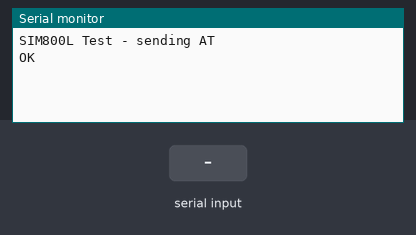
Bench run of a sketch on a simulated Arduino Uno, built with avr-gcc and run on an emulated ATmega328P. Shown: the last lines printed to the serial monitor. The test bench sets the inputs (shaded band). The modem accepts every AT command (registered, SIM ready, sends succeed) and sends nothing else.

Above: at 3.2 s.
3.3 s: "1" received over the second serial link
At 4.5 s:
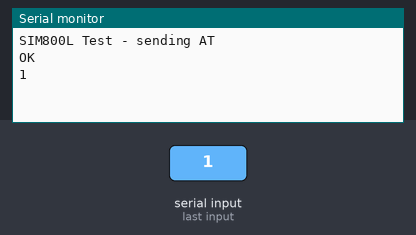
4.8 s: "0" received over the second serial link
At 5.8 s:
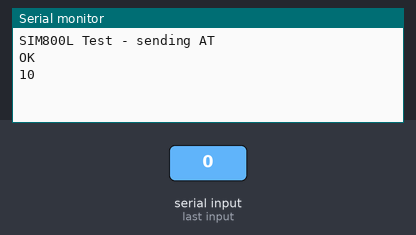

Measured:
- after the input at 3.3 s, the serial monitor: prints a new line at once (image 1)
- after the input at 4.8 s, the serial monitor: prints a new line at once (image 2)

The sketch:

test_sim800l.ino
```cpp
// Phase 1: SIM800L AT command test
// Wiring: External 4V/2A, antenna attached, TX divider on Arduino pin 3
#include <SoftwareSerial.h>

#define PIN_GSM_RX  3
#define PIN_GSM_TX  2

SoftwareSerial gsm(PIN_GSM_TX, PIN_GSM_RX);

void setup() {
  Serial.begin(115200);
  gsm.begin(9600);
  delay(2000);
  Serial.println(F("SIM800L Test - sending AT"));
  gsm.println(F("AT"));
}

void loop() {
  while (gsm.available()) {
    Serial.write(gsm.read());
  }
  while (Serial.available()) {
    gsm.write(Serial.read());
  }
}
```
